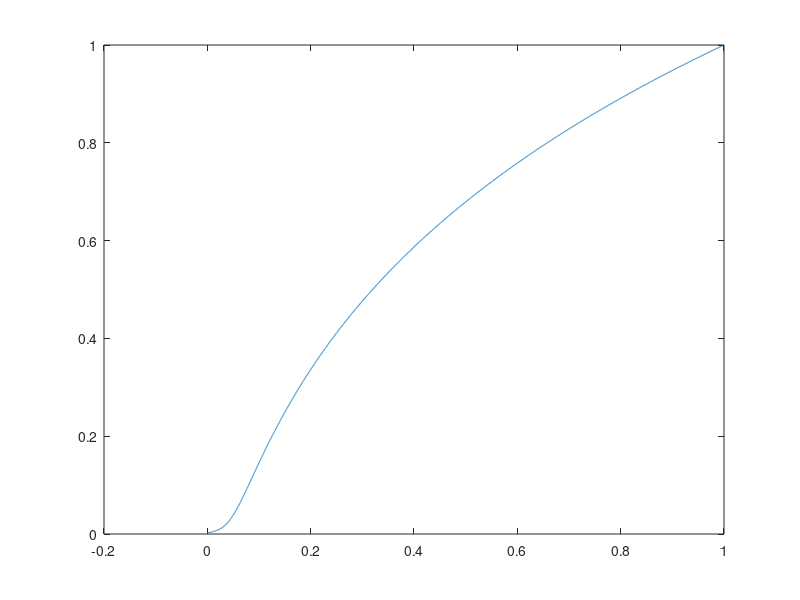
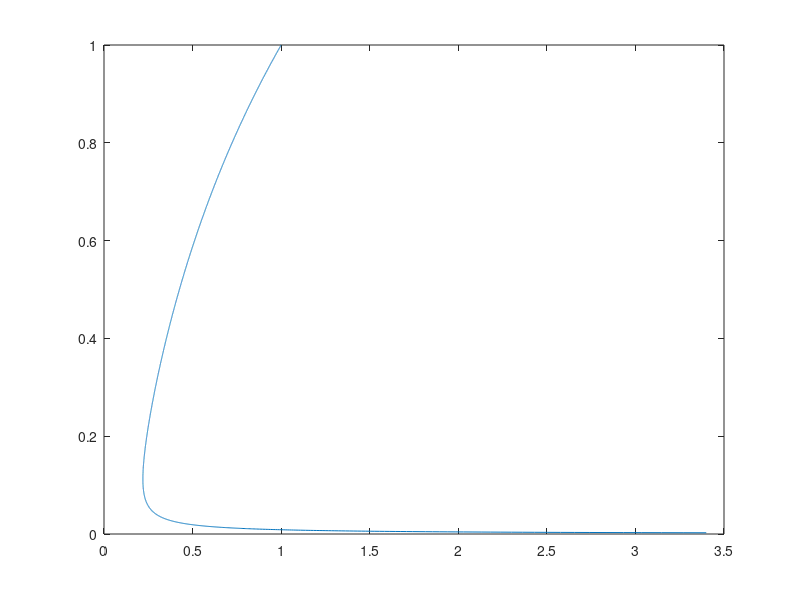
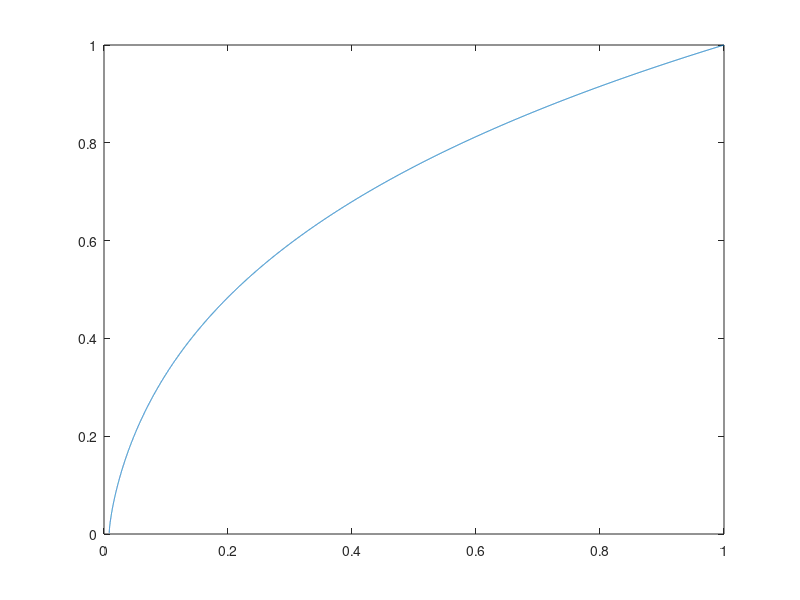

Write MATLAB code to recreate these figures, in order.
%--------------------------------------------------------------------------
%--------------------------------------------------------------------------
%
%                          Canopy_Flow_Model.m
%
%    [RMRS Massman Version 1 = Uniform Foliage Distribution -- May 2012] 
%                      
%--------------------------------------------------------------------------
%--------------------------------------------------------------------------

%__________________________________________________________________________
%
% INPUT
% 
% FAI = Foliage Area Index; 
% z0h = ratio of ground surface roughness length (z_0) to canopy height (h)
% Uph = ratio mean background pressure gradient to wind speed at canopy 
%       height (U_h) - This is a dimensionlees parameter: Wang's model 
% H   = height above canopy top in feet (or meters): Albini/Baughmann model 
% h   = canopy height in feet (or meters)
% UH  = wind speed at H in feet/s (or m/s)
%__________________________________________________________________________

FAI  = 1;
z0h  = 0.0025;
Uph  = 0;
H    = 20;
h    = 10;
UH   = 5;

%__________________________________________________________________________
%
% Set up vertical array    
%__________________________________________________________________________

delh = 0.0001;
z01  = z0h:delh:1;

%__________________________________________________________________________
%__________________________________________________________________________
%
% Wang (2012) - Massman (1997) - Albini & Baughmann (1979)  
%__________________________________________________________________________
%__________________________________________________________________________

%__________________________________________________________________________
%
% The Boundary Conditions detrmine C1 and C2 for Wang's (2012) model  
%__________________________________________________________________________

A    = 4.52*FAI + 0.62*FAI*FAI;
ZA0  = 2*sqrt(A*z0h);
ZA1  = 2*sqrt(A);
K0z0 = besselk(0,ZA0);
I0z0 = besseli(0,ZA0);
K0h1 = besselk(0,ZA1);
I0h1 = besseli(0,ZA1);
K0r  = K0h1/K0z0;
C1   = (1-Uph*(1-K0r))/(I0h1-I0z0*K0r);
C2   = -(Uph+C1*I0z0)/K0z0;

%__________________________________________________________________________
%
% Calculate Wang's (normalized) canopy wind speed profile = UzUh = U(z)/U_h
% Calculate the corresponding normalized wind shear profile = dUdz
% Calculate the corresponding normalized momentum flux profile = Ust2 
%
% Then Plot the results 
%__________________________________________________________________________

ZA01 = 2*sqrt(A*z01); 
UzUh = C1*besseli(0,ZA01) + C2*besselk(0,ZA01) + Uph;
dUun = 0.5*ZA01.*(C1*besseli(1,ZA01)-C2*besselk(1,ZA01))./z01;
dUdz = dUun/dUun(end);
Ust2 = z01.*dUdz;

figure(1);
plot(UzUh,z01);
figure(2);
plot(dUdz,z01);
figure(3);
plot(Ust2,z01);

%__________________________________________________________________________
%
% Use Massman (1994) to calculate the displacement height = dish = d/h 
%     and the surface roughness length = z0Ch = z_0C/h - To determine d/h 
%     it is necessary to integrate the momentum flux profile = Ust2 
%     over the canopy depth - 
% d/h and z_0/h are used with Albini and Baughmann (1979) to compute the 
%     wind speed ratios (which are the OUTPUT)
%
% NOTE: Up to this point the model results are fomulated in non-dimensional
%       terms - Therefore the only input parameters that have been used are
%       FAI, z0h, and Uph (all dimesionless) 
%__________________________________________________________________________

vkar = 0.4;
b1   = 0.35+vkar/log(z0h);
beta = 0.35-b1*exp(-4*FAI);

Int1 = delh*trapz(Ust2);
dish = 1-Int1;
z0Ch = Int1*exp(-vkar/beta);

%__________________________________________________________________________
%
% Use Albini and Baughmann (1979) and the input parameters H, h, and UH to 
%    calcualte the wind speed ratios UBUH and UCUH - 
%
% OUTPUT 
%
% UBUH = ratio of wind speed above the canopy (UBAR) to UH
% UCUH = ratio of canopy wind speed at the canopy displacement height (UC)
%        to UH
%
% NOTE: There are two ways of calculating UdUh - 
%       The model uses the approximate form, not the exact form -   
%       This allows for a better comparison with the variable foliage model       
%__________________________________________________________________________

dz0r = (H/h+Int1)/z0Ch;
Unrm = UH/log(dz0r);
UBAR = z0Ch*(h/H)*(dz0r*(UH-Unrm)-Unrm*(Int1/z0Ch)*(log(Int1/z0Ch)-1));
UBUH = UBAR/UH;

% -- ZAdh = 2*sqrt(A*dish); 
% -- UdUh = C1*besseli(0,ZAdh) + C2*besselk(0,ZAdh) + Uph;
UdUh = UzUh(round(round(1/delh)*dish));
UCUH = UdUh*log(Int1/z0Ch)/log(dz0r);